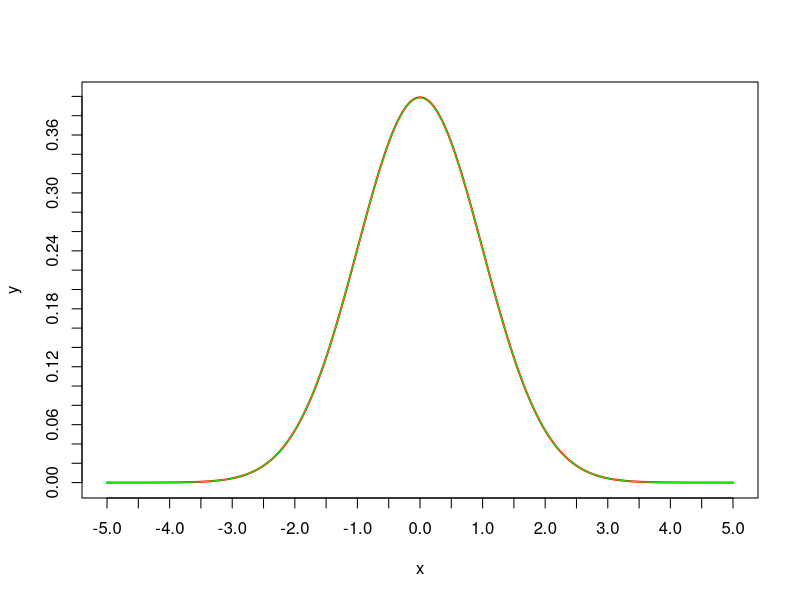

Here is the R script that generated this plot:
#Draw Standard Normal Distribution Graph

N=1000;

x=seq(-5,5,length=N);

y=dnorm(x,mean=0,sd=1);

plot(y~x,type="l",lwd="2",col="red",lab=c(20,20,10));

#abline(v=-5:5);

#The above code same as
curve(dnorm,-5,5,lwd="1",add=T,col="green");